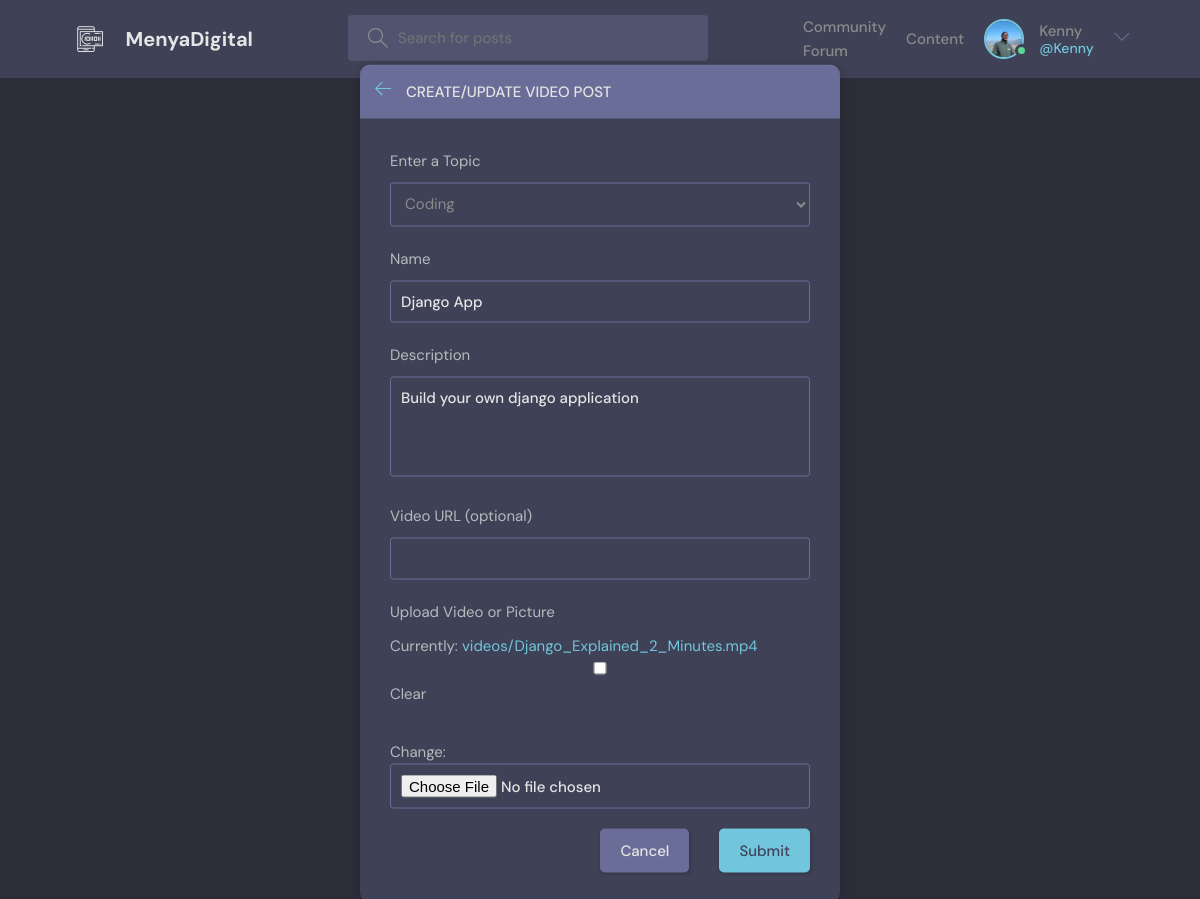
The page /video/3/edit/ (signed in) on the database its author committed.
### menyaApp/models.py (models this page shows, shortened)
class User(AbstractUser):
    username = models.CharField(max_length=150, unique=True, null=True, blank=True)
    name = models.CharField(max_length=200, null=True)
    email = models.EmailField(unique=True, null=True)
    bio = models.TextField(null=True)
    avatar = models.ImageField(null=True, default="avatar.svg")
    USERNAME_FIELD = "email"
    REQUIRED_FIELDS = ["username"]

class VideoPost(models.Model):
    topic = models.ForeignKey(Topic, on_delete=models.CASCADE)
    name = models.CharField(max_length=255)
    description = models.TextField()
    video_url = models.URLField(blank=True, null=True)
    video_file = models.FileField(upload_to="videos/", blank=True, null=True)
    created_at = models.DateTimeField(auto_now_add=True)
    updated_at = models.DateTimeField(auto_now=True)
    published_at = models.DateTimeField(null=True, blank=True)
    likes = likes = models.ManyToManyField(
        User, related_name="liked_videos", blank=True
    )
    creator = models.ForeignKey(User, on_delete=models.CASCADE)

### menyaApp/views.py (the view)
# urls.py: path("video/<int:pk>/edit/", views.video_post_update, name="video_post_update"),
@login_required(login_url="login")
def video_post_update(request, pk):
    video_post = get_object_or_404(VideoPost, pk=pk)
    if request.user != video_post.creator:
        return HttpResponseForbidden("You are not allowed to edit this post.")
    if request.method == "POST":
        form = VideoPostForm(request.POST, request.FILES, instance=video_post)
        if form.is_valid():
            form.save()
            return redirect("video_post_detail", pk=video_post.pk)
    else:
        form = VideoPostForm(instance=video_post)
    return render(request, "base/video_post_form.html", {"form": form})

### menyaApp/forms.py
class VideoPostForm(forms.ModelForm):
    class Meta:
        model = VideoPost
        fields = ["topic", "name", "video_url", "video_file", "description"]

### menyaApp/models.py (called while the page is built)
    def __str__(self):
        return self.name

### menyaApp/templates/base/video_post_form.html (shortened to what this page needs)
{% extends 'main.html' %} {% block content %}
<main class="create-video layout">
  <div class="container">
    <div class="layout__box">
      <div class="layout__boxHeader">
        <div class="layout__boxTitle">
          <a href="{{ request.META.HTTP_REFERER }}">
            <svg
              version="1.1"
              xmlns="http://www.w3.org/2000/svg"
              width="32"
              height="32"
              viewBox="0 0 32 32"
            >
              <title>arrow-left</title>
              <path
                d="M13.723 2.286l-13.723 13.714 13.719 13.714 1.616-1.611-10.96-10.96h27.625v-2.286h-27.625l10.965-10.965-1.616-1.607z"
              ></path>
            </svg>
          </a>
          <h3>Create/Update Video Post</h3>
        </div>
      </div>
      <div class="layout__body">
        <form
          class="form"
          action=""
          method="POST"
          enctype="multipart/form-data"
        >
          <div class="form__group">
            <label for="video_topic">Enter a Topic</label>
            {{ form.topic }}
          </div>
          <div class="form__group">
            <label for="video_name">Name</label>
            {{ form.name }}
          </div>
          <div class="form__group">
            <label for="video_description">Description</label>
            {{ form.description }}
          </div>
          <div class="form__group">
            <label for="video_url">Video URL (optional)</label>
            {{ form.video_url }}
          </div>
          <div class="form__group">
            <label for="video_file">Upload Video or Picture</label>
            {{ form.video_file }}
          </div>
          <div class="form__action">
            <a class="btn btn--dark" href="{{ request.META.HTTP_REFERER }}"
              >Cancel</a
            >
            <button class="btn btn--main" type="submit">Submit</button>
          </div>
        </form>
      </div>
    </div>
  </div>
</main>
{% endblock content %}

### templates/navbar.html (shortened to what this page needs)
{% load static %}
<header class="header header--loggedIn">
  <div class="container">
    <a href="{% url 'home' %}" class="header__logo">
      <img src="{% static 'images/logo1.png' %}" />
      <h1>MenyaDigital</h1>
    </a>
    <form class="header__search" method="GET" action="{% url 'home' %}">
      <label>
        <input name="q" placeholder="Search for posts" />
      </label>
    </form>
    <nav class="header__menu">
      <a href="{% url 'home' %}">Community Forum</a>
      <a href="{% url 'video_post_list' %}">Content</a>
      {% if request.user.is_authenticated %}
      <div class="header__user">
        <a href="{% url 'update-user' %}">
          <div class="avatar avatar--medium active">
            <img src="{{request.user.avatar.url}}" />
          </div>
          <p>
            {{request.user.username}} <span>@{{request.user.username}}</span>
          </p>
        </a>
        <button class="dropdown-button">
          <svg
            version="1.1"
            xmlns="http://www.w3.org/2000/svg"
            width="32"
            height="32"
            viewBox="0 0 32 32"
          >
            <title>chevron-down</title>
            <path d="M16 21l-13-13h-3l16 16 16-16h-3l-13 13z"></path>
          </svg>
        </button>
      </div>
      {% else %}
      <a href="{% url 'login' %}">
        <img src="{% static 'images/avatar.svg' %}" />
        <p>Login</p>
      </a>
      {% endif %}
    </nav>
  </div>
</header>

### rows shown on the page
User: user.avatar (picture), user.username "Kenny"
VideoPost: topic "Coding", name "Django App", description "Build your own django application"
